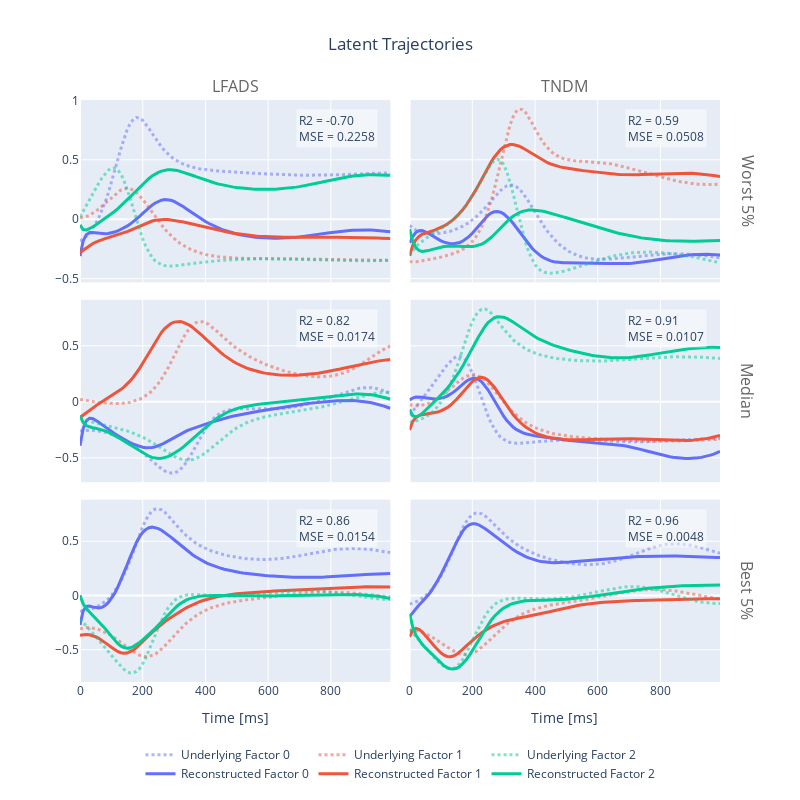

The notebook cell saved with this chart:
### Code cell
def calc_mse(y_true, y_pred):
    return np.sum(np.square(y_true - y_pred)) / np.prod(y_true.shape)
    
def calc_rsq(y_true, y_pred, means):
    return 1 -  np.sum((y_true - y_pred)**2) / np.sum((y_true - means)**2)

fig = go.Figure()
fig = make_subplots(rows=3, cols=2, figure=fig, shared_xaxes=True, shared_yaxes=True,
                    vertical_spacing=0.03, horizontal_spacing=0.03)
fig.update_layout(
    autosize=False,
    width=800,
    height=800,)

means = tf.reduce_mean(latent, axis=[0,1]).numpy()
lfads_yy = []
tndm_yy = []
for i, ((k_lfads, v_lfads), (k_tndm, v_tndm)) in enumerate(
    list(zip(list(lfads_perf.items()), list(tndm_perf.items())))):
    print('Percentile %d, LFADS: %d %.2f, TNDM: %d %.2f' % (k_lfads, v_lfads, 
                                                            lfads[v_lfads], v_tndm, tndm[v_tndm]))

    lfads_yy.append([
        latent[v_lfads,:,:].reshape([latent.shape[1], latent.shape[2]]),
        models['lfads'].predict(z_lfads[v_lfads,:,:])])
    
    tndm_yy.append([
        latent[v_tndm,:,:].reshape([latent.shape[1], latent.shape[2]]),
        models['tndm'].predict(z_tndm[v_tndm,:,:])])
    
    for d in range(fac_shape):
        # Create and style traces
        fig.add_trace(go.Scatter(x=time*settings['step']*1000, y=lfads_yy[-1][0][:,d], name='Underlying Factor %d' % (d),
                                 legendgroup=d,
                                 line=dict(color=px.colors.qualitative.Plotly[d], 
                                           width=3, dash='dot'), opacity=0.5), i+1, 1)
        fig.add_trace(go.Scatter(x=time*settings['step']*1000, y=lfads_yy[-1][1][:,d], 
                                 legendgroup=d,
                                 name='Reconstructed Factor %d' % (d),
                                 line=dict(color=px.colors.qualitative.Plotly[d], 
                                           width=3)), i+1, 1)

    for d in range(fac_shape):
        # Create and style traces
        fig.add_trace(go.Scatter(x=time*settings['step']*1000, y=tndm_yy[-1][0][:,d], name='Underlying Factor %d' % (d),
                                 legendgroup=d,
                                 line=dict(color=px.colors.qualitative.Plotly[d], 
                                           width=3, dash='dot'), opacity=0.5), i+1, 2)
        fig.add_trace(go.Scatter(x=time*settings['step']*1000, y=tndm_yy[-1][1][:,d], 
                                 legendgroup=d,
                                 name='Reconstructed Factor %d' % (d),
                                 line=dict(color=px.colors.qualitative.Plotly[d], 
                                           width=3)), i+1, 2)
        
    
fig.update_layout(
    legend=dict(
        orientation="h",
        yanchor="top",
        y=-.1,
        xanchor="center",
        x=0.5
    ),
    title_text='Latent Trajectories',
    title_x=0.5,
    annotations=[dict(
            showarrow=False,
            font=dict(size=16, color='rgb(100, 100, 100)'),
            xref='x domain',
            x=0.5,
            yref='y domain',
            y=1.15,
            text='LFADS'),
        dict(
            showarrow=False,
            font=dict(size=16, color='rgb(100, 100, 100)'),
            xref='x2 domain',
            x=0.5,
            yref='y domain',
            y=1.15,
            text='TNDM'),
        dict(
            showarrow=False,
            font=dict(size=16, color='rgb(100, 100, 100)'),
            xref='x domain',
            x=2.15,
            xanchor='center',
            yref='y2 domain',
            textangle=90,
            y=0.5,
            yanchor='middle',
            text='Worst 5%'),
        dict(
            showarrow=False,
            font=dict(size=16, color='rgb(100, 100, 100)'),
            xref='x domain',
            x=2.15,
            xanchor='center',
            yref='y4 domain',
            textangle=90,
            y=0.5,
            yanchor='middle',
            text='Median'),
        dict(
            showarrow=False,
            font=dict(size=16, color='rgb(100, 100, 100)'),
            xref='x domain',
            x=2.15,
            xanchor='center',
            yref='y6 domain',
            textangle=90,
            y=0.5,
            yanchor='middle',
            text='Best 5%')
    ] + 
         [dict(
            showarrow=False,
            xref='x%d' % (1+2*i),
            x=950,
            xanchor='right',
            yanchor='top',
            borderpad=2,
            y=0.95,
            yref='y%d domain' % (2+2*i),
            bgcolor='rgba(255, 255, 255, 0.5)',
            text='R2 = %.2f<br>MSE = %.4f<br>' % (
                calc_rsq(y_true, y_pred, means), 
                calc_mse(y_true, y_pred)),
            align='left'
         ) for i, (y_true, y_pred) in enumerate(lfads_yy)] + 
         [dict(
            showarrow=False,
            xref='x%d' % (2+2*i),
            x=950,
            xanchor='right',
            yanchor='top',
            borderpad=2,
            y=0.95,
            yref='y%d domain' % (2+2*i),
            bgcolor='rgba(255, 255, 255, 0.5)',
            text='R2 = %.2f<br>MSE = %.4f<br>' % (
                calc_rsq(y_true, y_pred, means), 
                calc_mse(y_true, y_pred)),
            align='left'
         ) for i, (y_true, y_pred) in enumerate(tndm_yy)])
ls = []
for trace in fig['data']: 
    if (trace['name'] in ls): 
        trace['showlegend'] = False
    else:
        ls.append(trace['name'])
    
fig['layout']['xaxis5'].update(title='Time [ms]')
fig['layout']['xaxis6'].update(title='Time [ms]')
fig.show()
fig.write_image('results/lorenz_grid_lfads_vs_tndm/latent_trajectories.pdf', width=800, height=800)
